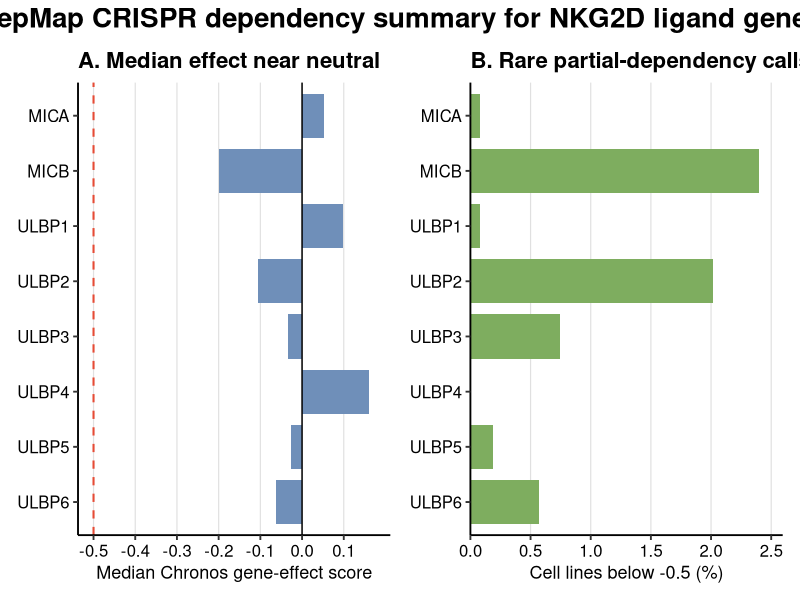
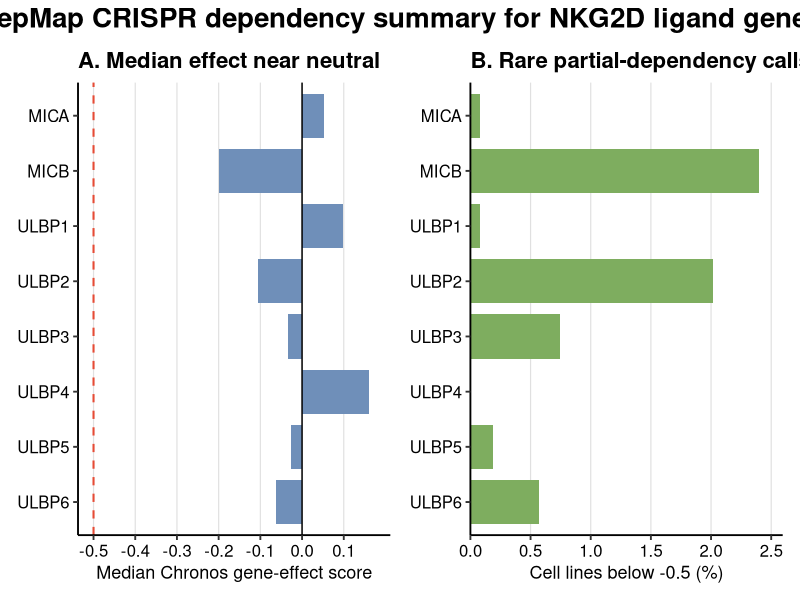
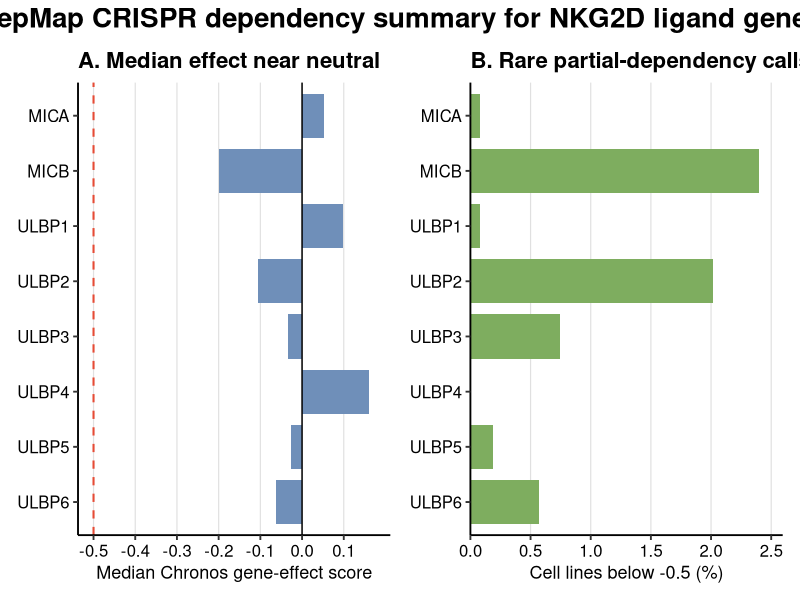

Reproduce these figures in R, in order.
## =========================================================
## DepMap CRISPR dependency summary for NKG2D ligand genes
## =========================================================

suppressPackageStartupMessages({
    library(tidyverse)
    library(patchwork)
})

## =========================================================
## 1. READ DATA
## =========================================================

df <- read.delim(
    "DepMap_NKG2DL_CRISPRGeneEffect_summary.tsv",
    stringsAsFactors = FALSE,
    check.names = FALSE
)

## =========================================================
## 2. PREPARE DATA
## =========================================================

gene_order <- c(
    "MICA", "MICB", "ULBP1", "ULBP2",
    "ULBP3", "ULBP4", "ULBP5", "ULBP6"
)

df_plot <- df %>%
    mutate(
        Gene = factor(Gene, levels = rev(gene_order))
    )

## =========================================================
## 3. PANEL A: MEDIAN CHRONOS GENE-EFFECT SCORE
## =========================================================

p1 <- ggplot(
    df_plot,
    aes(
        x = median_effect,
        y = Gene
    )
) +
    geom_col(
        fill = "#6F8FB9",
        width = 0.8
    ) +
    geom_vline(
        xintercept = 0,
        color = "black",
        linewidth = 0.5
    ) +
    geom_vline(
        xintercept = -0.5,
        color = "#E64B35",
        linetype = "dashed",
        linewidth = 0.7
    ) +
    scale_x_continuous(
        limits = c(-0.53, 0.19),
        breaks = seq(-0.5, 0.1, 0.1),
        expand = expansion(mult = c(0.01, 0.03))
    ) +
    labs(
        title = "A. Median effect near neutral",
        x = "Median Chronos gene-effect score",
        y = NULL
    ) +
    theme_classic(base_size = 14) +
    theme(
        plot.title = element_text(
            face = "bold",
            size = 16,
            hjust = 0
        ),
        axis.text.x = element_text(
            size = 12,
            color = "black"
        ),
        axis.text.y = element_text(
            size = 12,
            color = "black"
        ),
        axis.title.x = element_text(size = 13),
        axis.line.y = element_line(color = "black"),
        axis.line.x = element_line(color = "black"),
        panel.grid.major.x = element_line(
            color = "grey88",
            linewidth = 0.4
        ),
        panel.grid.major.y = element_blank(),
        panel.grid.minor = element_blank()
    )

## =========================================================
## 4. PANEL B: PERCENT BELOW -0.5
## =========================================================

p2 <- ggplot(
    df_plot,
    aes(
        x = percent_below_minus_0_5,
        y = Gene
    )
) +
    geom_col(
        fill = "#7EAD5F",
        width = 0.8
    ) +
    scale_x_continuous(
        limits = c(0, 2.52),
        breaks = seq(0, 2.5, 0.5),
        expand = expansion(mult = c(0, 0.03))
    ) +
    labs(
        title = "B. Rare partial-dependency calls",
        x = "Cell lines below -0.5 (%)",
        y = NULL
    ) +
    theme_classic(base_size = 14) +
    theme(
        plot.title = element_text(
            face = "bold",
            size = 16,
            hjust = 0
        ),
        axis.text.x = element_text(
            size = 12,
            color = "black"
        ),
        axis.text.y = element_text(
            size = 12,
            color = "black"
        ),
        axis.title.x = element_text(size = 13),
        axis.line.y = element_line(color = "black"),
        axis.line.x = element_line(color = "black"),
        panel.grid.major.x = element_line(
            color = "grey88",
            linewidth = 0.4
        ),
        panel.grid.major.y = element_blank(),
        panel.grid.minor = element_blank()
    )

## =========================================================
## 5. COMBINE PANELS
## =========================================================

p_final <- (p1 | p2) +
    plot_annotation(
        title = "DepMap CRISPR dependency summary for NKG2D ligand genes",
        theme = theme(
            plot.title = element_text(
                face = "bold",
                size = 20,
                hjust = 0.5
            )
        )
    )

## =========================================================
## 6. SAVE
## =========================================================

ggsave(
    filename = "DepMap_NKG2DL_CRISPR_dependency_summary.png",
    plot = p_final,
    width = 13,
    height = 6,
    dpi = 600,
    bg = "white"
)

ggsave(
    filename = "DepMap_NKG2DL_CRISPR_dependency_summary.pdf",
    plot = p_final,
    width = 13,
    height = 6,
    bg = "white"
)

p_final
